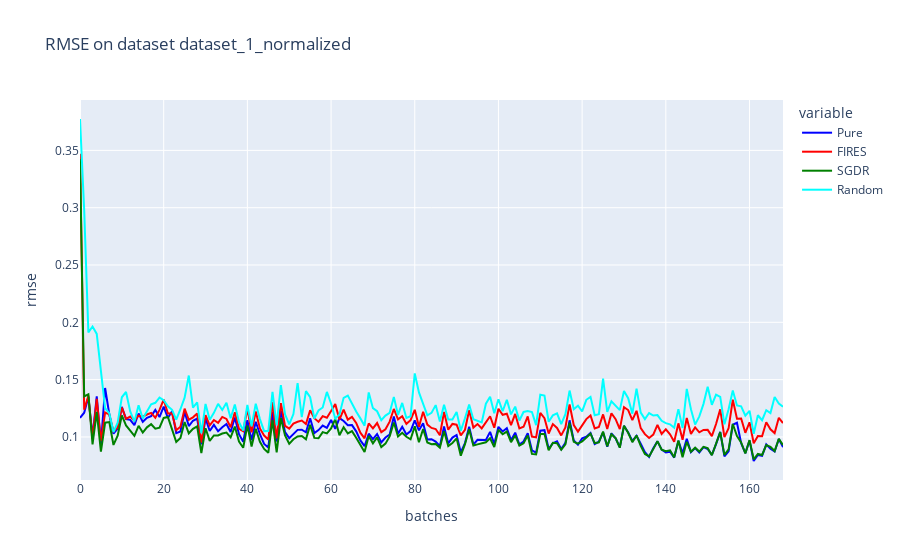

This figure's notebook cell:
### Code cell
title = "RMSE on dataset {}".format(dataset_name)
col_names = ["Pure", "FIRES", "SGDR", "Random"]
d = {"Pure":pure_rmse, "FIRES":fires_rmse, "SGDR":sgdr_rmse, "Random":random_rmse}
df = pd.DataFrame(d, columns=col_names)
fig = px.line(df, y = col_names, title=title, labels={"index":"batches", "value":"rmse"}, color_discrete_map={"Pure":'blue','FIRES': 'red', "SGDR": "green", "Random":"cyan"})
rmse_trace = fig["data"]
fig.show()

### Figure 1 — Plotly figure (JSON) as saved in the notebook; plotly's stock layout.template omitted (floating-point values rounded to 4 significant figures; data arrays with more than 128 entries replaced by an {"elided": "..."} marker saying what was removed)
{"data": [{"hovertemplate": "variable=Pure<br>batches=%{x}<br>rmse=%{y}<extra></extra>", "legendgroup": "Pure", "line": {"color": "blue", "dash": "solid"}, "mode": "lines", "name": "Pure", "orientation": "v", "showlegend": true, "type": "scatter", "x": {"elided": "169 int values"}, "xaxis": "x", "y": {"elided": "169 float values"}, "yaxis": "y"}, {"hovertemplate": "variable=FIRES<br>batches=%{x}<br>rmse=%{y}<extra></extra>", "legendgroup": "FIRES", "line": {"color": "red", "dash": "solid"}, "mode": "lines", "name": "FIRES", "orientation": "v", "showlegend": true, "type": "scatter", "x": {"elided": "169 int values"}, "xaxis": "x", "y": {"elided": "169 float values"}, "yaxis": "y"}, {"hovertemplate": "variable=SGDR<br>batches=%{x}<br>rmse=%{y}<extra></extra>", "legendgroup": "SGDR", "line": {"color": "green", "dash": "solid"}, "mode": "lines", "name": "SGDR", "orientation": "v", "showlegend": true, "type": "scatter", "x": {"elided": "169 int values"}, "xaxis": "x", "y": {"elided": "169 float values"}, "yaxis": "y"}, {"hovertemplate": "variable=Random<br>batches=%{x}<br>rmse=%{y}<extra></extra>", "legendgroup": "Random", "line": {"color": "cyan", "dash": "solid"}, "mode": "lines", "name": "Random", "orientation": "v", "showlegend": true, "type": "scatter", "x": {"elided": "169 int values"}, "xaxis": "x", "y": {"elided": "169 float values"}, "yaxis": "y"}], "layout": {"legend": {"title": {"text": "variable"}, "tracegroupgap": 0}, "title": {"text": "RMSE on dataset dataset_1_normalized"}, "xaxis": {"anchor": "y", "domain": [0, 1], "title": {"text": "batches"}}, "yaxis": {"anchor": "x", "domain": [0, 1], "title": {"text": "rmse"}}}}
